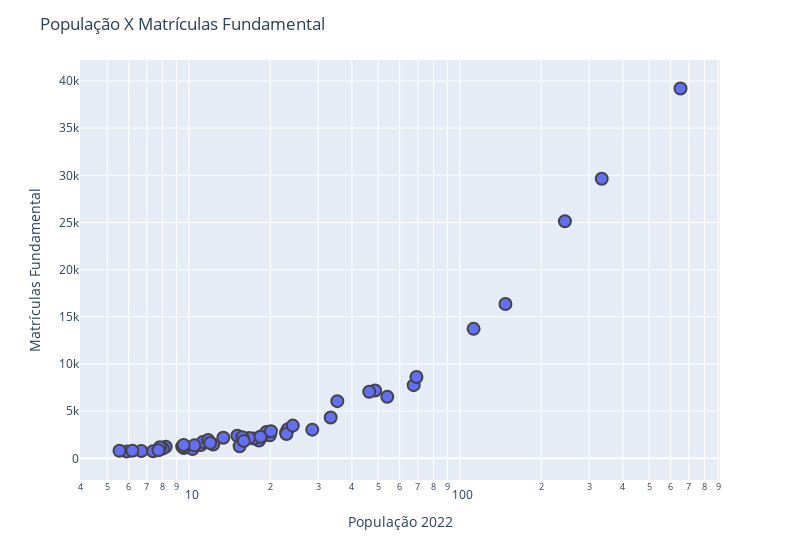

The notebook cell saved with this chart:
### Code cell
CensoBA_sample = CensoBA.sample(n=50)
fig = px.scatter(CensoBA_sample, x = 'POP_Censo_2022', y = 'QT_MAT_FUND_22', hover_name = "NO_MUNICIPIO", log_x = True, width = 800)
fig.update_traces(marker = dict(size=12, line = dict(width=2)),selector=dict(mode = 'markers'))
fig.update_layout(title = 'População X Matrículas Fundamental')
fig.update_xaxes(title ='População 2022')
fig.update_yaxes(title = 'Matrículas Fundamental')
fig.show()

### Figure 1 — Plotly figure (JSON) as saved in the notebook; plotly's stock layout.template omitted (floating-point values rounded to 4 significant figures)
{"data": [{"hovertemplate": "<b>%{hovertext}</b><br><br>POP_Censo_2022=%{x}<br>QT_MAT_FUND_22=%{y}<extra></extra>", "hovertext": ["Arataca", "Planaltino", "Jussiape", "Milagres", "Ubatã", "Antônio Cardoso", "Heliópolis", "Morro do Chapéu", "Água Fria", "Mata de São João", "Tanque Novo", "Nova Itarana", "Jussari", "Aurelino Leal", "Itapitanga", "Ubaíra", "Tabocas do Brejo Velho", "Tanquinho", "Itajuípe", "Xique-Xique", "Oliveira dos Brejinhos", "Gongogi", "Barra do Rocha", "Rio do Pires", "Itaberaba", "América Dourada", "Laje", "Ourolândia", "Glória", "Belo Campo", "Juazeiro", "Maiquinique", "Muritiba", "Itatim", "Conceição da Feira", "Ichu", "Saúde", "Conceição do Almeida", "Eunápolis", "Pilão Arcado", "Bom Jesus da Serra", "Sítio do Mato", "Piatã", "Camaçari", "Nova Soure", "Teixeira de Freitas", "Dias d'Ávila", "Nova Canaã", "Feira de Santana", "Ribeira do Pombal"], "legendgroup": "", "marker": {"color": "#636efa", "line": {"width": 2}, "size": 12, "symbol": "circle"}, "mode": "markers", "name": "", "orientation": "v", "showlegend": false, "type": "scatter", "x": [" 8.219 ", " 8.012 ", " 7.381 ", " 11.076 ", " 18.161 ", " 11.268 ", " 12.301 ", " 33.389 ", " 17.398 ", " 48.698 ", " 18.459 ", " 7.820 ", " 5.902 ", " 11.782 ", " 10.320 ", " 18.605 ", " 11.990 ", " 7.729 ", " 19.913 ", " 46.328 ", " 22.850 ", " 5.549 ", " 6.682 ", " 9.585 ", " 67.605 ", " 15.104 ", " 23.198 ", " 19.322 ", " 16.698 ", " 18.399 ", " 244.406 ", " 9.452 ", " 28.558 ", " 15.749 ", " 22.936 ", " 6.192 ", " 10.482 ", " 15.401 ", " 112.477 ", " 35.326 ", " 9.572 ", " 13.408 ", " 20.098 ", " 334.195 ", " 24.206 ", " 147.454 ", " 69.211 ", " 15.959 ", " 652.592 ", " 53.997 "], "xaxis": "x", "y": [1230, 1037, 744, 1407, 1891, 1742, 1471, 4328, 2098, 7196, 2323, 1180, 722, 1935, 976, 2286, 1623, 857, 2433, 7063, 2715, 807, 773, 1086, 7758, 2386, 3079, 2779, 2162, 2293, 25126, 1252, 3038, 2234, 2576, 796, 1374, 1282, 13722, 6061, 1412, 2179, 2868, 29633, 3468, 16362, 8625, 1832, 39202, 6528], "yaxis": "y"}], "layout": {"legend": {"tracegroupgap": 0}, "margin": {"t": 60}, "title": {"text": "População X Matrículas Fundamental"}, "width": 800, "xaxis": {"anchor": "y", "domain": [0, 1], "title": {"text": "População 2022"}, "type": "log"}, "yaxis": {"anchor": "x", "domain": [0, 1], "title": {"text": "Matrículas Fundamental"}}}}
